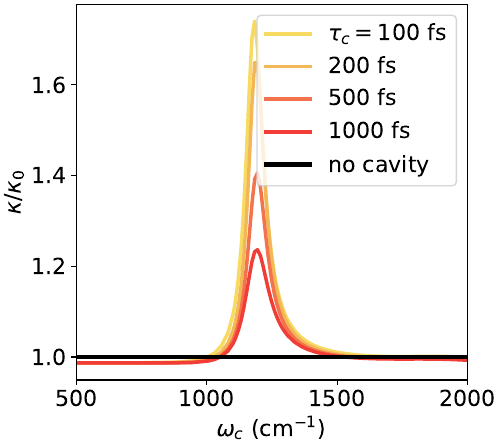

Python code for this plot:
import numpy as np
import matplotlib.pyplot as plt
plt.rcParams.update({'font.size': 16})

eV = 1.0 / 27.2114
cmn1 = 1.0/219474.63

width= 5
aspect_ratio= 1.12
fig_size = (width, width / aspect_ratio)
plt.figure(figsize=fig_size, constrained_layout=True)

color = ['#ef5777', '#48dbfb', '#8854d0', '#079992', '#e58e26',"#ff9ff3"]

def plot_curve(filename, label, scalefactor, c = 'black'):
    data = np.genfromtxt(filename)
    plt.plot(data[:, 0], data[:, 1]/scalefactor, label = label, c = c, lw = 2.5)


data_no_cav = np.genfromtxt(f"S10b_1000_no_cavity.out")
plt.xlim(500, 2000)
plt.xlabel(r'$\omega_c$ $(\mathrm{cm}^{-1})$')
plt.ylabel(r'$\kappa /\kappa_0$')




plot_curve(f"S10c_0.005_100.out", r'$\tau_c=100$ fs', data_no_cav[0, 4], c ='#F6DA62')
plot_curve(f"S10c_0.005_200.out", r'$200$ fs', data_no_cav[0, 4], c = '#F4B757')
plot_curve(f"S10c_0.005_500.out", r'$500$ fs', data_no_cav[0, 4], c = '#F3734C')
plot_curve(f"S10b_0.005.out", r'$1000$ fs', data_no_cav[0, 4], '#F13D36')
plt.plot([500, 2000], [1, 1], 'k', lw = 3, label='no cavity')
 
plt.legend()
#plt.plot([500, 2000], [1, 1], 'k', lw = 3, label='no cavity')



 
plt.savefig('S10c.pdf')